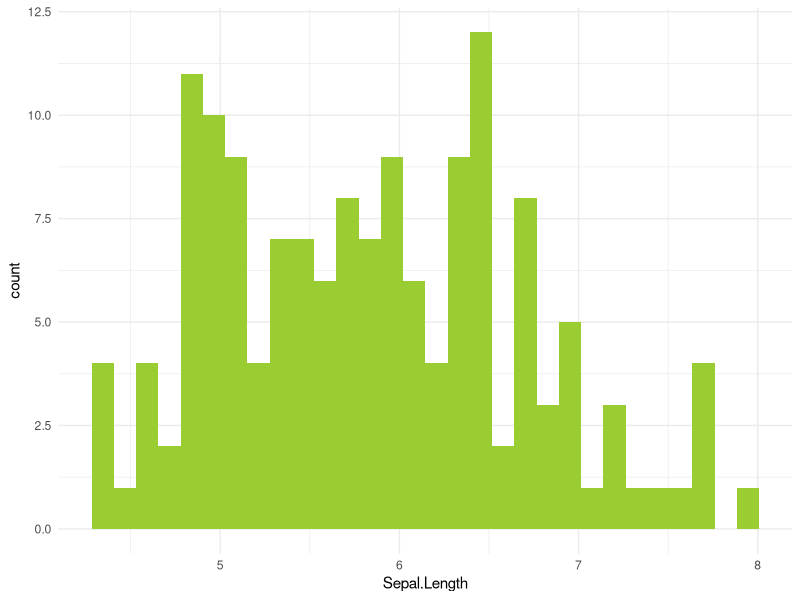

The R script that drew this image:
## ---- chunk 1
knitr::opts_chunk$set(echo = TRUE)
## ---- chunk 2
col <- colors()
colors()
## ---- chunk 3
library(tidyverse)
ggplot(iris, aes(x=Sepal.Length)) +
  geom_histogram(fill=col[657]) +
  theme_minimal()
